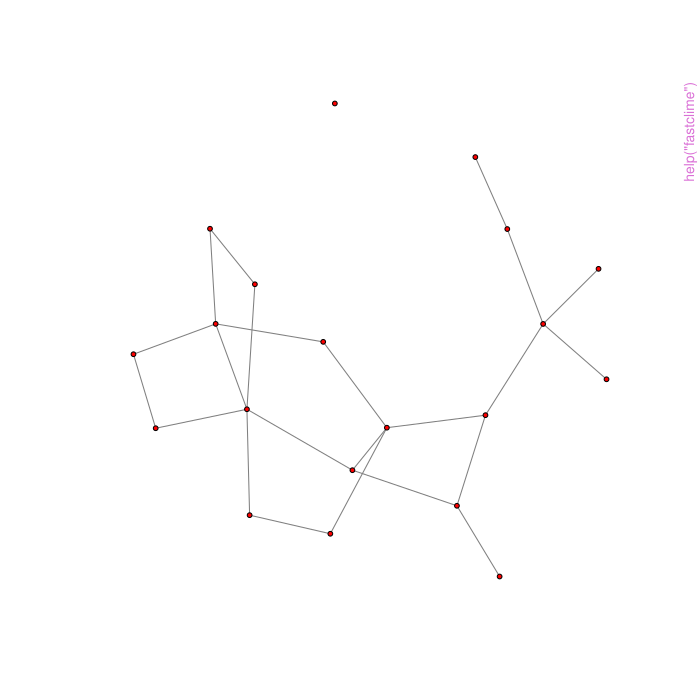

Write R code to recreate this figure.
pkgname <- "fastclime"
source(file.path(R.home("share"), "R", "examples-header.R"))
options(warn = 1)
library('fastclime')

base::assign(".oldSearch", base::search(), pos = 'CheckExEnv')
base::assign(".old_wd", base::getwd(), pos = 'CheckExEnv')
cleanEx()
nameEx("dantzig")
### * dantzig

flush(stderr()); flush(stdout())

### Name: dantzig
### Title: A solver for the Dantzig selector estimator
### Aliases: dantzig

### ** Examples


#generate data
a = dantzig.generator(n = 200, d = 100, sparsity = 0.1)

#regression coefficient estimation
b = dantzig(a$X0, a$y, lambda = 0.1, nlambda = 100)




cleanEx()
nameEx("dantzig.generator")
### * dantzig.generator

flush(stderr()); flush(stdout())

### Name: dantzig.generator
### Title: Dantzig data generator
### Aliases: dantzig.generator

### ** Examples


##
L = dantzig.generator(n = 50, d = 100, sparsity = 0.1)




cleanEx()
nameEx("dantzig.selector")
### * dantzig.selector

flush(stderr()); flush(stdout())

### Name: dantzig.selector
### Title: Dantzig selector
### Aliases: dantzig.selector

### ** Examples


# generate data
a = dantzig.generator(n = 200, d = 100, sparsity = 0.1)

# regression coefficient estimation
b = dantzig(a$X0, a$y, lambda = 0.1, nlambda = 100)

# estimated regression coefficient vector
c = dantzig.selector(b$lambdalist, b$BETA0, 15)




cleanEx()
nameEx("fastclime")
### * fastclime

flush(stderr()); flush(stdout())

### Name: fastclime
### Title: The main solver for fastclime package
### Aliases: fastclime

### ** Examples

#generate data
L = fastclime.generator(n = 100, d = 20)

#graph path estimation
out1 = fastclime(L$data,0.1)
out2 = fastclime.selector(out1$lambdamtx, out1$icovlist,0.2)
fastclime.plot(out2$adaj)

#graph path estimation using the sample covariance matrix as the input.
out1 = fastclime(cor(L$data),0.1)
out2 = fastclime.selector(out1$lambdamtx, out1$icovlist,0.2)
fastclime.plot(out2$adaj)



cleanEx()
nameEx("fastclime.generator")
### * fastclime.generator

flush(stderr()); flush(stdout())

### Name: fastclime.generator
### Title: Data generator
### Aliases: fastclime.generator

### ** Examples

## band graph with bandwidth 3
L = fastclime.generator(graph = "band", g = 3)
plot(L)

## random sparse graph
L = fastclime.generator(vis = TRUE)

## random dense graph
L = fastclime.generator(prob = 0.5, vis = TRUE)

## hub graph with 6 hubs
L = fastclime.generator(graph = "hub", g = 6, vis = TRUE)

## hub graph with 8 clusters
L = fastclime.generator(graph = "cluster", g = 8, vis = TRUE)




cleanEx()
nameEx("fastclime.plot")
### * fastclime.plot

flush(stderr()); flush(stdout())

### Name: fastclime.plot
### Title: Graph visualization
### Aliases: fastclime.plot

### ** Examples

## visualize the hub graph
L = fastclime.generator(graph = "hub")
fastclime.plot(L$theta)

## visualize the band graph
L = fastclime.generator(graph = "band",g=5)
fastclime.plot(L$theta)

## visualize the cluster graph
L = fastclime.generator(graph = "cluster")
fastclime.plot(L$theta)

#show working directory
getwd()
#plot 5 graphs and save the plots as eps files in the working directory
fastclime.plot(L$theta, epsflag = TRUE, cur.num = 5)



cleanEx()
nameEx("fastclime.selector")
### * fastclime.selector

flush(stderr()); flush(stdout())

### Name: fastclime.selector
### Title: A precision matrix and path selector function for fastclime
### Aliases: fastclime.selector

### ** Examples

#generate data
L = fastclime.generator(n = 100, d = 20)

#graph path estimation
out1 = fastclime(L$data,0.1)
out2 = fastclime.selector(out1$lambdamtx, out1$icovlist,0.2)
fastclime.plot(out2$adaj)



cleanEx()
nameEx("fastlp")
### * fastlp

flush(stderr()); flush(stdout())

### Name: fastlp
### Title: A generic LP solver
### Aliases: fastlp

### ** Examples

#generate an LP problem and solve it
A=matrix(c(-1,-1,0,1,-2,1),nrow=3)
b=c(-1,-2,1)
c=c(-2,3)
fastlp(c,A,b)



cleanEx()
nameEx("paralp")
### * paralp

flush(stderr()); flush(stdout())

### Name: paralp
### Title: A solver for parameterized LP problems
### Aliases: paralp

### ** Examples

#generate an LP problem and solve it
A=matrix(c(-1,-1,0,1,-2,1),nrow=3)
b=c(-1,-2,1)
c=c(-2,3)
b_bar=c(1,1,1)
c_bar=c(1,1)
paralp(c,A,b,c_bar,b_bar)



cleanEx()
nameEx("stockdata")
### * stockdata

flush(stderr()); flush(stdout())

### Name: stockdata
### Title: Stock price of S&P 500 companies from 2003 to 2008
### Aliases: stockdata
### Keywords: datasets

### ** Examples

data(stockdata)
image(stockdata$data)
stockdata$info



### * <FOOTER>
###
cleanEx()
options(digits = 7L)
base::cat("Time elapsed: ", proc.time() - base::get("ptime", pos = 'CheckExEnv'),"\n")
grDevices::dev.off()
###
### Local variables: ***
### mode: outline-minor ***
### outline-regexp: "\\(> \\)?### [*]+" ***
### End: ***
quit('no')
